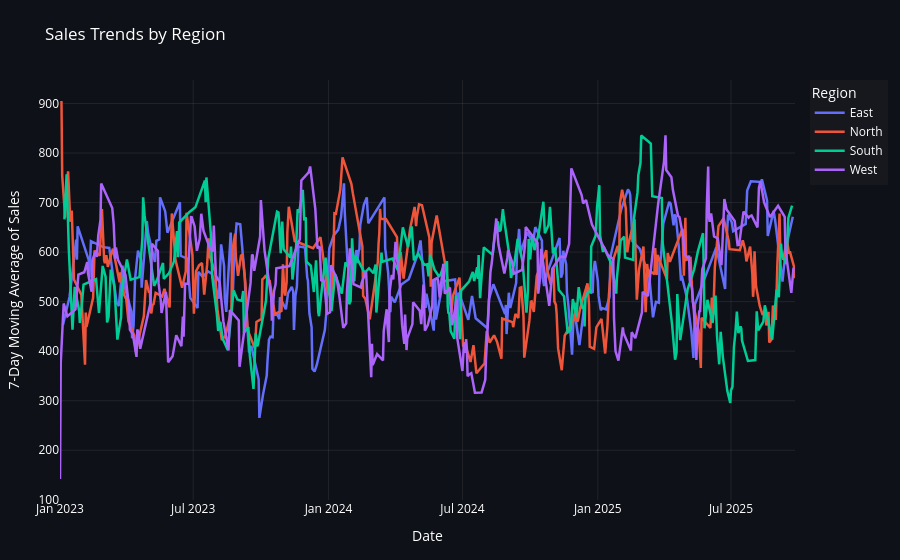

The notebook cell this image was saved under:
### Code cell
# Add a dark mode theme
response = agent.process_message("can you make the plot have a dark mode sort of theme?")
fig = agent.get_figure()
fig.show()

### Figure 1 — Plotly figure (JSON) as saved in the notebook; plotly's stock layout.template omitted (floating-point values rounded to 4 significant figures; data arrays with more than 128 entries replaced by an {"elided": "..."} marker saying what was removed)
{"data": [{"hovertemplate": "%{fullData.name}<br>Date: %{x|%Y-%m-%d}<br>7-day MA Sales: %{y:,.2f}", "legendgroup": "East", "line": {"color": "#636EFA", "dash": "solid", "width": 2.5}, "marker": {"symbol": "circle"}, "mode": "lines", "name": "East", "orientation": "v", "showlegend": true, "type": "scatter", "x": {"elided": "221 str values"}, "xaxis": "x", "y": {"elided": "221 float values"}, "yaxis": "y"}, {"hovertemplate": "%{fullData.name}<br>Date: %{x|%Y-%m-%d}<br>7-day MA Sales: %{y:,.2f}", "legendgroup": "North", "line": {"color": "#EF553B", "dash": "solid", "width": 2.5}, "marker": {"symbol": "circle"}, "mode": "lines", "name": "North", "orientation": "v", "showlegend": true, "type": "scatter", "x": {"elided": "268 str values"}, "xaxis": "x", "y": {"elided": "268 float values"}, "yaxis": "y"}, {"hovertemplate": "%{fullData.name}<br>Date: %{x|%Y-%m-%d}<br>7-day MA Sales: %{y:,.2f}", "legendgroup": "South", "line": {"color": "#00CC96", "dash": "solid", "width": 2.5}, "marker": {"symbol": "circle"}, "mode": "lines", "name": "South", "orientation": "v", "showlegend": true, "type": "scatter", "x": {"elided": "254 str values"}, "xaxis": "x", "y": {"elided": "254 float values"}, "yaxis": "y"}, {"hovertemplate": "%{fullData.name}<br>Date: %{x|%Y-%m-%d}<br>7-day MA Sales: %{y:,.2f}", "legendgroup": "West", "line": {"color": "#AB63FA", "dash": "solid", "width": 2.5}, "marker": {"symbol": "circle"}, "mode": "lines", "name": "West", "orientation": "v", "showlegend": true, "type": "scatter", "x": {"elided": "257 str values"}, "xaxis": "x", "y": {"elided": "257 float values"}, "yaxis": "y"}], "layout": {"font": {"color": "white"}, "hovermode": "x unified", "legend": {"bgcolor": "rgba(255,255,255,0.03)", "title": {"font": {"color": "white"}, "text": "Region"}, "tracegroupgap": 0}, "margin": {"b": 60, "l": 60, "r": 20, "t": 80}, "paper_bgcolor": "#0e1117", "plot_bgcolor": "#0e1117", "title": {"text": "Sales Trends by Region"}, "xaxis": {"anchor": "y", "domain": [0, 1], "gridcolor": "rgba(255,255,255,0.08)", "showgrid": true, "title": {"text": "Date"}, "zeroline": false}, "yaxis": {"anchor": "x", "domain": [0, 1], "gridcolor": "rgba(255,255,255,0.08)", "showgrid": true, "title": {"text": "7-Day Moving Average of Sales"}, "zeroline": false}}}
